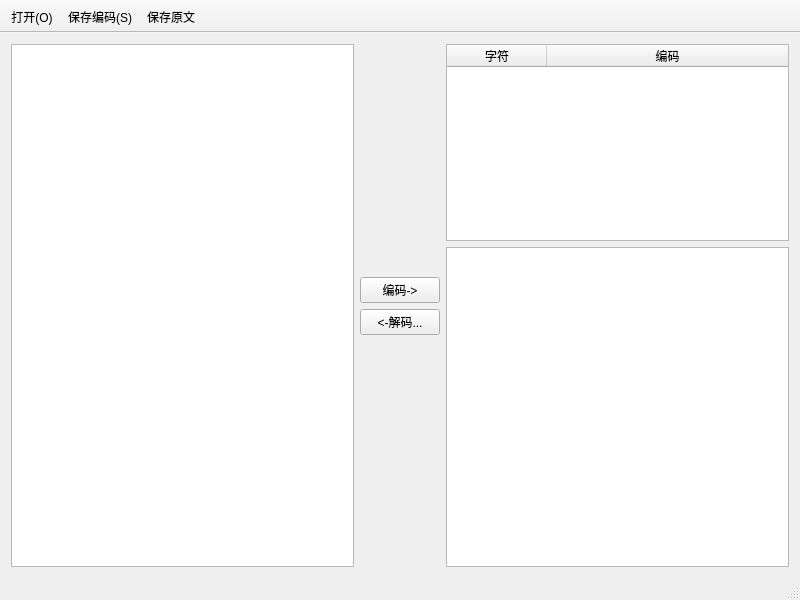
<?xml version="1.0" encoding="UTF-8"?>
<ui version="4.0">
 <class>MainWindow</class>
 <widget class="QMainWindow" name="MainWindow">
  <property name="geometry">
   <rect>
    <x>0</x>
    <y>0</y>
    <width>800</width>
    <height>600</height>
   </rect>
  </property>
  <property name="windowTitle">
   <string>Huffman编码</string>
  </property>
  <widget class="QWidget" name="centralWidget">
   <layout class="QHBoxLayout" name="horizontalLayout_2">
    <item>
     <layout class="QVBoxLayout" name="verticalLayout_2">
      <item>
       <widget class="QPlainTextEdit" name="txtPlain"/>
      </item>
     </layout>
    </item>
    <item>
     <layout class="QVBoxLayout" name="verticalLayout">
      <item>
       <spacer name="verticalSpacer">
        <property name="orientation">
         <enum>Qt::Vertical</enum>
        </property>
        <property name="sizeHint" stdset="0">
         <size>
          <width>20</width>
          <height>40</height>
         </size>
        </property>
       </spacer>
      </item>
      <item>
       <widget class="QPushButton" name="btnEncode">
        <property name="text">
         <string>编码-&gt;</string>
        </property>
       </widget>
      </item>
      <item>
       <widget class="QPushButton" name="btnDecode">
        <property name="enabled">
         <bool>true</bool>
        </property>
        <property name="toolTip">
         <string>可以打开文件
或在开头输入# Yuki Huffman Encoded</string>
        </property>
        <property name="text">
         <string>&lt;-解码...</string>
        </property>
       </widget>
      </item>
      <item>
       <spacer name="verticalSpacer_2">
        <property name="orientation">
         <enum>Qt::Vertical</enum>
        </property>
        <property name="sizeHint" stdset="0">
         <size>
          <width>20</width>
          <height>40</height>
         </size>
        </property>
       </spacer>
      </item>
     </layout>
    </item>
    <item>
     <layout class="QVBoxLayout" name="verticalLayout_3" stretch="191,309">
      <item>
       <widget class="QTableWidget" name="tblMap">
        <property name="font">
         <font>
          <family>Consolas</family>
         </font>
        </property>
        <property name="editTriggers">
         <set>QAbstractItemView::NoEditTriggers</set>
        </property>
        <property name="selectionMode">
         <enum>QAbstractItemView::SingleSelection</enum>
        </property>
        <property name="selectionBehavior">
         <enum>QAbstractItemView::SelectRows</enum>
        </property>
        <property name="sortingEnabled">
         <bool>true</bool>
        </property>
        <property name="columnCount">
         <number>2</number>
        </property>
        <attribute name="horizontalHeaderHighlightSections">
         <bool>false</bool>
        </attribute>
        <attribute name="horizontalHeaderStretchLastSection">
         <bool>true</bool>
        </attribute>
        <attribute name="verticalHeaderVisible">
         <bool>false</bool>
        </attribute>
        <attribute name="verticalHeaderDefaultSectionSize">
         <number>24</number>
        </attribute>
        <column>
         <property name="text">
          <string>字符</string>
         </property>
        </column>
        <column>
         <property name="text">
          <string>编码</string>
         </property>
        </column>
       </widget>
      </item>
      <item>
       <widget class="QPlainTextEdit" name="txtCode">
        <property name="font">
         <font>
          <family>Consolas</family>
         </font>
        </property>
       </widget>
      </item>
     </layout>
    </item>
   </layout>
  </widget>
  <widget class="QStatusBar" name="statusBar">
   <property name="enabled">
    <bool>true</bool>
   </property>
  </widget>
  <widget class="QToolBar" name="toolBar">
   <property name="windowTitle">
    <string>toolBar</string>
   </property>
   <property name="movable">
    <bool>false</bool>
   </property>
   <attribute name="toolBarArea">
    <enum>TopToolBarArea</enum>
   </attribute>
   <attribute name="toolBarBreak">
    <bool>false</bool>
   </attribute>
   <addaction name="actionOpen"/>
   <addaction name="actionSaveCode"/>
   <addaction name="actionSavePlain"/>
  </widget>
  <action name="actionExit">
   <property name="text">
    <string>退出(&amp;X)</string>
   </property>
   <property name="toolTip">
    <string>退出(X)</string>
   </property>
  </action>
  <action name="actionOpen">
   <property name="text">
    <string>打开(&amp;O)...</string>
   </property>
   <property name="shortcut">
    <string>Ctrl+O</string>
   </property>
  </action>
  <action name="actionSavePlain">
   <property name="text">
    <string>保存原文...</string>
   </property>
   <property name="toolTip">
    <string>保存原文</string>
   </property>
  </action>
  <action name="actionSaveCode">
   <property name="text">
    <string>保存编码(&amp;S)...</string>
   </property>
   <property name="toolTip">
    <string>保存编码(S)</string>
   </property>
   <property name="shortcut">
    <string>Ctrl+S</string>
   </property>
  </action>
  <action name="actionSaveBinary">
   <property name="text">
    <string>保存二进制压缩编码...</string>
   </property>
  </action>
 </widget>
 <layoutdefault spacing="6" margin="11"/>
 <resources/>
 <connections/>
</ui>
